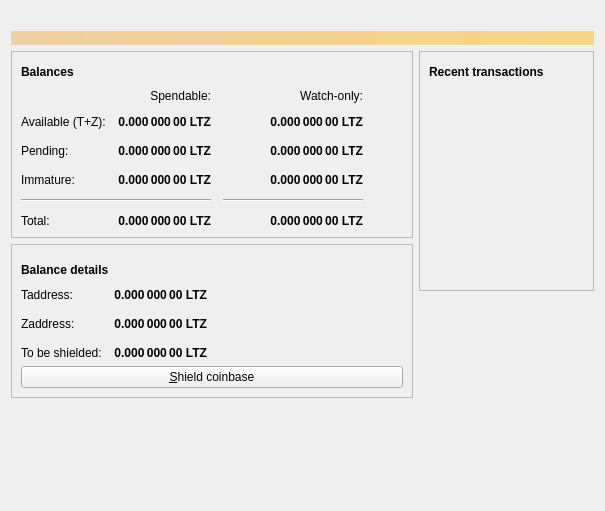
<?xml version="1.0" encoding="UTF-8"?>
<ui version="4.0">
 <class>OverviewPage</class>
 <widget class="QWidget" name="OverviewPage">
  <property name="geometry">
   <rect>
    <x>0</x>
    <y>0</y>
    <width>605</width>
    <height>511</height>
   </rect>
  </property>
  <property name="windowTitle">
   <string>Form</string>
  </property>
  <layout class="QVBoxLayout" name="topLayout">
   <item>
    <widget class="QLabel" name="labelLogo">
     <property name="text">
      <string/>
     </property>
     <property name="pixmap">
      <pixmap resource="../bitcoin.qrc">:/images/logo</pixmap>
     </property>
     <property name="margin">
      <number>10</number>
     </property>
    </widget>
   </item>
   <item>
    <widget class="QLabel" name="labelAlerts">
     <property name="visible">
      <bool>true</bool>
     </property>
     <property name="styleSheet">
      <string notr="true">QLabel { background-color: qlineargradient(x1: 0, y1: 0, x2: 1, y2: 0, stop:0 #F0D0A0, stop:1 #F8D488); color:#000000; }</string>
     </property>
     <property name="wordWrap">
      <bool>true</bool>
     </property>
     <property name="margin">
      <number>3</number>
     </property>
     <property name="textInteractionFlags">
      <set>Qt::TextSelectableByMouse</set>
     </property>
    </widget>
   </item>
   <item>
    <layout class="QHBoxLayout" name="horizontalLayout" stretch="0,1">
     <item>
      <layout class="QVBoxLayout" name="verticalLayout_2">
       <item>
        <widget class="QFrame" name="frame">
         <property name="frameShape">
          <enum>QFrame::StyledPanel</enum>
         </property>
         <property name="frameShadow">
          <enum>QFrame::Raised</enum>
         </property>
         <layout class="QVBoxLayout" name="verticalLayout_4">
          <item>
           <layout class="QHBoxLayout" name="horizontalLayout_4">
            <item>
             <widget class="QLabel" name="label_5">
              <property name="font">
               <font>
                <weight>75</weight>
                <bold>true</bold>
               </font>
              </property>
              <property name="text">
               <string>Balances</string>
              </property>
             </widget>
            </item>
            <item>
             <widget class="QPushButton" name="labelWalletStatus">
              <property name="enabled">
               <bool>true</bool>
              </property>
              <property name="maximumSize">
               <size>
                <width>30</width>
                <height>16777215</height>
               </size>
              </property>
              <property name="toolTip">
               <string>The displayed information may be out of date. Your wallet automatically synchronizes with the LitecoinZ network after a connection is established, but this process has not completed yet.</string>
              </property>
              <property name="text">
               <string/>
              </property>
              <property name="icon">
               <iconset resource="../bitcoin.qrc">
                <normaloff>:/images/warning</normaloff>
                <normalon>:/images/warning</normalon>
                <disabledoff>:/images/warning</disabledoff>:/images/warning</iconset>
              </property>
              <property name="iconSize">
               <size>
                <width>24</width>
                <height>24</height>
               </size>
              </property>
              <property name="flat">
               <bool>true</bool>
              </property>
             </widget>
            </item>
            <item>
             <spacer name="horizontalSpacer_3">
              <property name="orientation">
               <enum>Qt::Horizontal</enum>
              </property>
              <property name="sizeHint" stdset="0">
               <size>
                <width>40</width>
                <height>20</height>
               </size>
              </property>
             </spacer>
            </item>
           </layout>
          </item>
          <item>
           <layout class="QGridLayout" name="gridLayout">
            <property name="spacing">
             <number>12</number>
            </property>
            <item row="2" column="2">
             <widget class="QLabel" name="labelWatchPending">
              <property name="font">
               <font>
                <weight>75</weight>
                <bold>true</bold>
               </font>
              </property>
              <property name="cursor">
               <cursorShape>IBeamCursor</cursorShape>
              </property>
              <property name="toolTip">
               <string>Unconfirmed transactions to watch-only addresses</string>
              </property>
              <property name="text">
               <string notr="true">0.000 000 00 LTZ</string>
              </property>
              <property name="alignment">
               <set>Qt::AlignRight|Qt::AlignTrailing|Qt::AlignVCenter</set>
              </property>
              <property name="textInteractionFlags">
               <set>Qt::LinksAccessibleByMouse|Qt::TextSelectableByKeyboard|Qt::TextSelectableByMouse</set>
              </property>
             </widget>
            </item>
            <item row="2" column="1">
             <widget class="QLabel" name="labelUnconfirmed">
              <property name="font">
               <font>
                <weight>75</weight>
                <bold>true</bold>
               </font>
              </property>
              <property name="cursor">
               <cursorShape>IBeamCursor</cursorShape>
              </property>
              <property name="toolTip">
               <string>Total of transactions that have yet to be confirmed, and do not yet count toward the spendable balance</string>
              </property>
              <property name="text">
               <string notr="true">0.000 000 00 LTZ</string>
              </property>
              <property name="alignment">
               <set>Qt::AlignRight|Qt::AlignTrailing|Qt::AlignVCenter</set>
              </property>
              <property name="textInteractionFlags">
               <set>Qt::LinksAccessibleByMouse|Qt::TextSelectableByKeyboard|Qt::TextSelectableByMouse</set>
              </property>
             </widget>
            </item>
            <item row="3" column="2">
             <widget class="QLabel" name="labelWatchImmature">
              <property name="font">
               <font>
                <weight>75</weight>
                <bold>true</bold>
               </font>
              </property>
              <property name="cursor">
               <cursorShape>IBeamCursor</cursorShape>
              </property>
              <property name="toolTip">
               <string>Mined balance in watch-only addresses that has not yet matured</string>
              </property>
              <property name="text">
               <string notr="true">0.000 000 00 LTZ</string>
              </property>
              <property name="alignment">
               <set>Qt::AlignRight|Qt::AlignTrailing|Qt::AlignVCenter</set>
              </property>
              <property name="textInteractionFlags">
               <set>Qt::LinksAccessibleByMouse|Qt::TextSelectableByKeyboard|Qt::TextSelectableByMouse</set>
              </property>
             </widget>
            </item>
            <item row="4" column="0" colspan="2">
             <widget class="Line" name="line">
              <property name="orientation">
               <enum>Qt::Horizontal</enum>
              </property>
             </widget>
            </item>
            <item row="4" column="2">
             <widget class="Line" name="lineWatchBalance">
              <property name="sizePolicy">
               <sizepolicy hsizetype="Preferred" vsizetype="Fixed">
                <horstretch>0</horstretch>
                <verstretch>0</verstretch>
               </sizepolicy>
              </property>
              <property name="minimumSize">
               <size>
                <width>140</width>
                <height>0</height>
               </size>
              </property>
              <property name="orientation">
               <enum>Qt::Horizontal</enum>
              </property>
             </widget>
            </item>
            <item row="5" column="0">
             <widget class="QLabel" name="labelTotalText">
              <property name="text">
               <string>Total:</string>
              </property>
             </widget>
            </item>
            <item row="3" column="1">
             <widget class="QLabel" name="labelImmature">
              <property name="font">
               <font>
                <weight>75</weight>
                <bold>true</bold>
               </font>
              </property>
              <property name="cursor">
               <cursorShape>IBeamCursor</cursorShape>
              </property>
              <property name="toolTip">
               <string>Mined balance that has not yet matured</string>
              </property>
              <property name="text">
               <string notr="true">0.000 000 00 LTZ</string>
              </property>
              <property name="alignment">
               <set>Qt::AlignRight|Qt::AlignTrailing|Qt::AlignVCenter</set>
              </property>
              <property name="textInteractionFlags">
               <set>Qt::LinksAccessibleByMouse|Qt::TextSelectableByKeyboard|Qt::TextSelectableByMouse</set>
              </property>
             </widget>
            </item>
            <item row="2" column="3">
             <spacer name="horizontalSpacer_2">
              <property name="orientation">
               <enum>Qt::Horizontal</enum>
              </property>
              <property name="sizeHint" stdset="0">
               <size>
                <width>40</width>
                <height>20</height>
               </size>
              </property>
             </spacer>
            </item>
            <item row="3" column="0">
             <widget class="QLabel" name="labelImmatureText">
              <property name="text">
               <string>Immature:</string>
              </property>
             </widget>
            </item>
            <item row="5" column="1">
             <widget class="QLabel" name="labelTotal">
              <property name="font">
               <font>
                <weight>75</weight>
                <bold>true</bold>
               </font>
              </property>
              <property name="cursor">
               <cursorShape>IBeamCursor</cursorShape>
              </property>
              <property name="toolTip">
               <string>Your current total balance</string>
              </property>
              <property name="text">
               <string notr="true">0.000 000 00 LTZ</string>
              </property>
              <property name="alignment">
               <set>Qt::AlignRight|Qt::AlignTrailing|Qt::AlignVCenter</set>
              </property>
              <property name="textInteractionFlags">
               <set>Qt::LinksAccessibleByMouse|Qt::TextSelectableByKeyboard|Qt::TextSelectableByMouse</set>
              </property>
             </widget>
            </item>
            <item row="5" column="2">
             <widget class="QLabel" name="labelWatchTotal">
              <property name="font">
               <font>
                <weight>75</weight>
                <bold>true</bold>
               </font>
              </property>
              <property name="cursor">
               <cursorShape>IBeamCursor</cursorShape>
              </property>
              <property name="toolTip">
               <string>Current total balance in watch-only addresses</string>
              </property>
              <property name="text">
               <string notr="true">0.000 000 00 LTZ</string>
              </property>
              <property name="alignment">
               <set>Qt::AlignRight|Qt::AlignTrailing|Qt::AlignVCenter</set>
              </property>
              <property name="textInteractionFlags">
               <set>Qt::LinksAccessibleByMouse|Qt::TextSelectableByKeyboard|Qt::TextSelectableByMouse</set>
              </property>
             </widget>
            </item>
            <item row="0" column="2">
             <widget class="QLabel" name="labelWatchonly">
              <property name="text">
               <string>Watch-only:</string>
              </property>
              <property name="alignment">
               <set>Qt::AlignRight|Qt::AlignTrailing|Qt::AlignVCenter</set>
              </property>
             </widget>
            </item>
            <item row="1" column="0">
             <widget class="QLabel" name="labelBalanceText">
              <property name="text">
               <string>Available (T+Z):</string>
              </property>
             </widget>
            </item>
            <item row="1" column="1">
             <widget class="QLabel" name="labelBalance">
              <property name="font">
               <font>
                <weight>75</weight>
                <bold>true</bold>
               </font>
              </property>
              <property name="cursor">
               <cursorShape>IBeamCursor</cursorShape>
              </property>
              <property name="toolTip">
               <string>Your current spendable balance</string>
              </property>
              <property name="text">
               <string notr="true">0.000 000 00 LTZ</string>
              </property>
              <property name="alignment">
               <set>Qt::AlignRight|Qt::AlignTrailing|Qt::AlignVCenter</set>
              </property>
              <property name="textInteractionFlags">
               <set>Qt::LinksAccessibleByMouse|Qt::TextSelectableByKeyboard|Qt::TextSelectableByMouse</set>
              </property>
             </widget>
            </item>
            <item row="1" column="2">
             <widget class="QLabel" name="labelWatchAvailable">
              <property name="font">
               <font>
                <weight>75</weight>
                <bold>true</bold>
               </font>
              </property>
              <property name="cursor">
               <cursorShape>IBeamCursor</cursorShape>
              </property>
              <property name="toolTip">
               <string>Your current balance in watch-only addresses</string>
              </property>
              <property name="text">
               <string notr="true">0.000 000 00 LTZ</string>
              </property>
              <property name="alignment">
               <set>Qt::AlignRight|Qt::AlignTrailing|Qt::AlignVCenter</set>
              </property>
              <property name="textInteractionFlags">
               <set>Qt::LinksAccessibleByMouse|Qt::TextSelectableByKeyboard|Qt::TextSelectableByMouse</set>
              </property>
             </widget>
            </item>
            <item row="2" column="0">
             <widget class="QLabel" name="labelPendingText">
              <property name="text">
               <string>Pending:</string>
              </property>
             </widget>
            </item>
            <item row="0" column="1">
             <widget class="QLabel" name="labelSpendable">
              <property name="text">
               <string>Spendable:</string>
              </property>
              <property name="alignment">
               <set>Qt::AlignRight|Qt::AlignTrailing|Qt::AlignVCenter</set>
              </property>
             </widget>
            </item>
           </layout>
          </item>
         </layout>
        </widget>
       </item>
       <item>
        <widget class="QFrame" name="frame_3">
         <property name="frameShape">
          <enum>QFrame::StyledPanel</enum>
         </property>
         <property name="frameShadow">
          <enum>QFrame::Raised</enum>
         </property>
         <layout class="QGridLayout" name="gridLayout_3">
          <property name="bottomMargin">
           <number>9</number>
          </property>
          <item row="0" column="0">
           <layout class="QHBoxLayout" name="horizontalLayout_3">
            <property name="spacing">
             <number>6</number>
            </property>
            <property name="topMargin">
             <number>6</number>
            </property>
            <property name="rightMargin">
             <number>0</number>
            </property>
            <property name="bottomMargin">
             <number>2</number>
            </property>
            <item>
             <widget class="QLabel" name="label_6">
              <property name="font">
               <font>
                <weight>75</weight>
                <bold>true</bold>
               </font>
              </property>
              <property name="text">
               <string>Balance details</string>
              </property>
             </widget>
            </item>
            <item>
             <spacer name="horizontalSpacer_5">
              <property name="orientation">
               <enum>Qt::Horizontal</enum>
              </property>
              <property name="sizeHint" stdset="0">
               <size>
                <width>40</width>
                <height>20</height>
               </size>
              </property>
             </spacer>
            </item>
           </layout>
          </item>
          <item row="1" column="0">
           <layout class="QGridLayout" name="gridLayout_2">
            <property name="topMargin">
             <number>0</number>
            </property>
            <property name="bottomMargin">
             <number>0</number>
            </property>
            <property name="spacing">
             <number>12</number>
            </property>
            <item row="2" column="0">
             <widget class="QLabel" name="labelUnshieldedText">
              <property name="text">
               <string>To be shielded:</string>
              </property>
             </widget>
            </item>
            <item row="1" column="0">
             <widget class="QLabel" name="labelZBalanceText">
              <property name="text">
               <string>Zaddress:</string>
              </property>
             </widget>
            </item>
            <item row="0" column="1">
             <widget class="QLabel" name="labelTBalance">
              <property name="font">
               <font>
                <weight>75</weight>
                <bold>true</bold>
               </font>
              </property>
              <property name="cursor">
               <cursorShape>IBeamCursor</cursorShape>
              </property>
              <property name="toolTip">
               <string>Your current T-balance</string>
              </property>
              <property name="text">
               <string notr="true">0.000 000 00 LTZ</string>
              </property>
              <property name="alignment">
               <set>Qt::AlignRight|Qt::AlignTrailing|Qt::AlignVCenter</set>
              </property>
              <property name="textInteractionFlags">
               <set>Qt::LinksAccessibleByMouse|Qt::TextSelectableByKeyboard|Qt::TextSelectableByMouse</set>
              </property>
             </widget>
            </item>
            <item row="2" column="1">
             <widget class="QLabel" name="labelUnshielded">
              <property name="font">
               <font>
                <weight>75</weight>
                <bold>true</bold>
               </font>
              </property>
              <property name="cursor">
               <cursorShape>IBeamCursor</cursorShape>
              </property>
              <property name="toolTip">
               <string>Unshielded balance that must be tranfer to zaddr before could be spent</string>
              </property>
              <property name="text">
               <string notr="true">0.000 000 00 LTZ</string>
              </property>
              <property name="alignment">
               <set>Qt::AlignRight|Qt::AlignTrailing|Qt::AlignVCenter</set>
              </property>
              <property name="textInteractionFlags">
               <set>Qt::LinksAccessibleByMouse|Qt::TextSelectableByKeyboard|Qt::TextSelectableByMouse</set>
              </property>
             </widget>
            </item>
            <item row="0" column="0">
             <widget class="QLabel" name="labelTBalanceText">
              <property name="text">
               <string>Taddress:</string>
              </property>
             </widget>
            </item>
            <item row="1" column="1">
             <widget class="QLabel" name="labelZBalance">
              <property name="font">
               <font>
                <weight>75</weight>
                <bold>true</bold>
               </font>
              </property>
              <property name="cursor">
               <cursorShape>IBeamCursor</cursorShape>
              </property>
              <property name="toolTip">
               <string>Your current Z-balance</string>
              </property>
              <property name="text">
               <string notr="true">0.000 000 00 LTZ</string>
              </property>
              <property name="alignment">
               <set>Qt::AlignRight|Qt::AlignTrailing|Qt::AlignVCenter</set>
              </property>
              <property name="textInteractionFlags">
               <set>Qt::LinksAccessibleByMouse|Qt::TextSelectableByKeyboard|Qt::TextSelectableByMouse</set>
              </property>
             </widget>
            </item>
            <item row="1" column="2">
             <spacer name="horizontalSpacer_4">
              <property name="orientation">
               <enum>Qt::Horizontal</enum>
              </property>
              <property name="sizeHint" stdset="0">
               <size>
                <width>40</width>
                <height>20</height>
               </size>
              </property>
             </spacer>
            </item>
           </layout>
          </item>
          <item row="2" column="0">
           <layout class="QFormLayout" name="formLayout">
            <item row="0" column="0" colspan="2">
             <widget class="QPushButton" name="shieldCoinsButton">
              <property name="minimumSize">
               <size>
                <width>150</width>
                <height>0</height>
               </size>
              </property>
              <property name="maximumSize">
               <size>
                <width>16777215</width>
                <height>16777215</height>
               </size>
              </property>
              <property name="toolTip">
               <string>Shield coinbase into zaddress</string>
              </property>
              <property name="text">
               <string>&amp;Shield coinbase</string>
              </property>
              <property name="icon">
               <iconset resource="../bitcoin.qrc">
                <normaloff>:/images/shield-warning</normaloff>:/images/shield-warning</iconset>
              </property>
              <property name="iconSize">
               <size>
                <width>16</width>
                <height>16</height>
               </size>
              </property>
              <property name="checkable">
               <bool>false</bool>
              </property>
              <property name="autoExclusive">
               <bool>false</bool>
              </property>
              <property name="autoDefault">
               <bool>false</bool>
              </property>
              <property name="default">
               <bool>false</bool>
              </property>
              <property name="flat">
               <bool>false</bool>
              </property>
             </widget>
            </item>
           </layout>
          </item>
         </layout>
        </widget>
       </item>
       <item>
        <spacer name="verticalSpacer">
         <property name="orientation">
          <enum>Qt::Vertical</enum>
         </property>
         <property name="sizeHint" stdset="0">
          <size>
           <width>20</width>
           <height>40</height>
          </size>
         </property>
        </spacer>
       </item>
      </layout>
     </item>
     <item>
      <layout class="QVBoxLayout" name="verticalLayout_3">
       <item>
        <widget class="QFrame" name="frame_2">
         <property name="frameShape">
          <enum>QFrame::StyledPanel</enum>
         </property>
         <property name="frameShadow">
          <enum>QFrame::Raised</enum>
         </property>
         <layout class="QVBoxLayout" name="verticalLayout">
          <item>
           <layout class="QHBoxLayout" name="horizontalLayout_2">
            <item>
             <widget class="QLabel" name="label_4">
              <property name="font">
               <font>
                <weight>75</weight>
                <bold>true</bold>
               </font>
              </property>
              <property name="text">
               <string>Recent transactions</string>
              </property>
             </widget>
            </item>
            <item>
             <widget class="QPushButton" name="labelTransactionsStatus">
              <property name="enabled">
               <bool>true</bool>
              </property>
              <property name="maximumSize">
               <size>
                <width>30</width>
                <height>16777215</height>
               </size>
              </property>
              <property name="toolTip">
               <string>The displayed information may be out of date. Your wallet automatically synchronizes with the LitecoinZ network after a connection is established, but this process has not completed yet.</string>
              </property>
              <property name="text">
               <string/>
              </property>
              <property name="icon">
               <iconset resource="../bitcoin.qrc">
                <normaloff>:/images/warning</normaloff>
                <disabledoff>:/images/warning</disabledoff>:/images/warning</iconset>
              </property>
              <property name="iconSize">
               <size>
                <width>24</width>
                <height>24</height>
               </size>
              </property>
              <property name="flat">
               <bool>true</bool>
              </property>
             </widget>
            </item>
            <item>
             <spacer name="horizontalSpacer">
              <property name="orientation">
               <enum>Qt::Horizontal</enum>
              </property>
              <property name="sizeHint" stdset="0">
               <size>
                <width>40</width>
                <height>20</height>
               </size>
              </property>
             </spacer>
            </item>
           </layout>
          </item>
          <item>
           <widget class="QListView" name="listTransactions">
            <property name="styleSheet">
             <string notr="true">QListView { background: transparent; }</string>
            </property>
            <property name="frameShape">
             <enum>QFrame::NoFrame</enum>
            </property>
            <property name="verticalScrollBarPolicy">
             <enum>Qt::ScrollBarAlwaysOff</enum>
            </property>
            <property name="horizontalScrollBarPolicy">
             <enum>Qt::ScrollBarAlwaysOff</enum>
            </property>
            <property name="selectionMode">
             <enum>QAbstractItemView::NoSelection</enum>
            </property>
           </widget>
          </item>
         </layout>
        </widget>
       </item>
       <item>
        <spacer name="verticalSpacer_2">
         <property name="orientation">
          <enum>Qt::Vertical</enum>
         </property>
         <property name="sizeHint" stdset="0">
          <size>
           <width>20</width>
           <height>40</height>
          </size>
         </property>
        </spacer>
       </item>
      </layout>
     </item>
    </layout>
   </item>
  </layout>
 </widget>
 <resources>
  <include location="../bitcoin.qrc"/>
 </resources>
 <connections/>
</ui>
